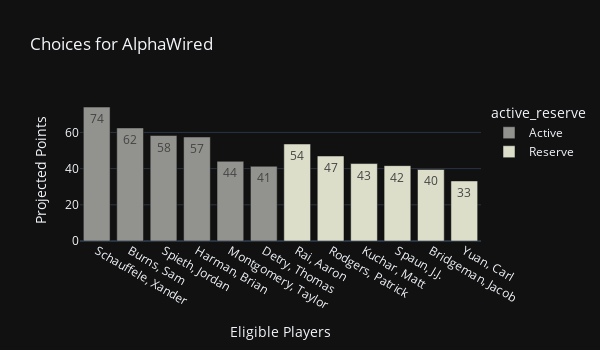
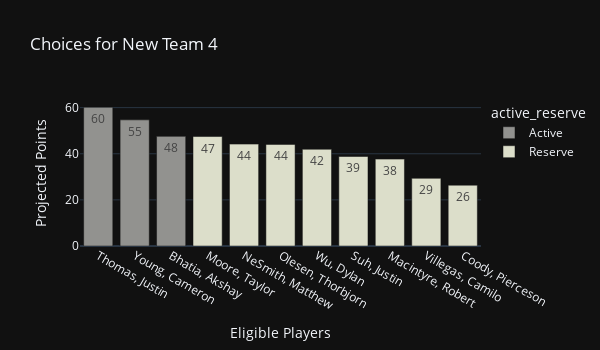
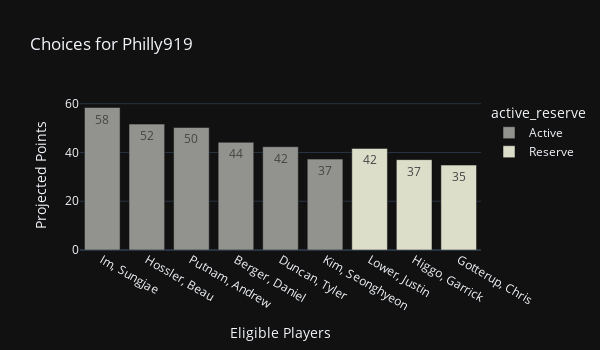

These figures' notebook cell, in order:
### Code cell
# PLAYER OPTIONS FOR EACH TEAM THIS WEEK

for team in week.team.unique():
    fig = px.bar(week[week.team == team].sort_values(by='proj_pts',ascending=False), 
                 x = 'player', 
                 y = 'proj_pts', 
                 height=350,
                 width=600,
                 title = f"Choices for {team}", 
                 color='active_reserve', 
                 text_auto='.2s',
                 template = 'plotly_dark',
                 color_discrete_map=active_color,
                 labels = {'proj_pts':'Projected Points','player':"Eligible Players"})
    fig.show()

### Figure 1 — Plotly figure (JSON) as saved in the notebook; plotly's stock layout.template omitted (floating-point values rounded to 4 significant figures)
{"data": [{"alignmentgroup": "True", "hovertemplate": "active_reserve=Active<br>Eligible Players=%{x}<br>Projected Points=%{y}<extra></extra>", "legendgroup": "Active", "marker": {"color": "rgb(146,146,143)", "pattern": {"shape": ""}}, "name": "Active", "offsetgroup": "Active", "orientation": "v", "showlegend": true, "textposition": "auto", "texttemplate": "%{y:.2s}", "type": "bar", "x": ["Schauffele, Xander", "Burns, Sam", "Spieth, Jordan", "Harman, Brian", "Montgomery, Taylor", "Detry, Thomas"], "xaxis": "x", "y": [74.03, 62.49, 58.29, 57.47, 44.04, 41.29], "yaxis": "y"}, {"alignmentgroup": "True", "hovertemplate": "active_reserve=Reserve<br>Eligible Players=%{x}<br>Projected Points=%{y}<extra></extra>", "legendgroup": "Reserve", "marker": {"color": "rgb(220,222,202)", "pattern": {"shape": ""}}, "name": "Reserve", "offsetgroup": "Reserve", "orientation": "v", "showlegend": true, "textposition": "auto", "texttemplate": "%{y:.2s}", "type": "bar", "x": ["Rai, Aaron", "Rodgers, Patrick", "Kuchar, Matt", "Spaun, J.J.", "Bridgeman, Jacob", "Yuan, Carl"], "xaxis": "x", "y": [53.62, 46.98, 42.8, 41.65, 39.54, 33.2], "yaxis": "y"}], "layout": {"barmode": "relative", "height": 350, "legend": {"title": {"text": "active_reserve"}, "tracegroupgap": 0}, "title": {"text": "Choices for AlphaWired"}, "width": 600, "xaxis": {"anchor": "y", "domain": [0, 1], "title": {"text": "Eligible Players"}}, "yaxis": {"anchor": "x", "domain": [0, 1], "title": {"text": "Projected Points"}}}}

### Figure 2 — Plotly figure (JSON) as saved in the notebook; plotly's stock layout.template omitted (floating-point values rounded to 4 significant figures)
{"data": [{"alignmentgroup": "True", "hovertemplate": "active_reserve=Active<br>Eligible Players=%{x}<br>Projected Points=%{y}<extra></extra>", "legendgroup": "Active", "marker": {"color": "rgb(146,146,143)", "pattern": {"shape": ""}}, "name": "Active", "offsetgroup": "Active", "orientation": "v", "showlegend": true, "textposition": "auto", "texttemplate": "%{y:.2s}", "type": "bar", "x": ["Thomas, Justin", "Young, Cameron", "Bhatia, Akshay"], "xaxis": "x", "y": [60.14, 54.69, 47.54], "yaxis": "y"}, {"alignmentgroup": "True", "hovertemplate": "active_reserve=Reserve<br>Eligible Players=%{x}<br>Projected Points=%{y}<extra></extra>", "legendgroup": "Reserve", "marker": {"color": "rgb(220,222,202)", "pattern": {"shape": ""}}, "name": "Reserve", "offsetgroup": "Reserve", "orientation": "v", "showlegend": true, "textposition": "auto", "texttemplate": "%{y:.2s}", "type": "bar", "x": ["Moore, Taylor", "NeSmith, Matthew", "Olesen, Thorbjorn", "Wu, Dylan", "Suh, Justin", "Macintyre, Robert", "Villegas, Camilo", "Coody, Pierceson"], "xaxis": "x", "y": [47.47, 44.18, 44.05, 41.95, 38.81, 37.67, 29.34, 26.37], "yaxis": "y"}], "layout": {"barmode": "relative", "height": 350, "legend": {"title": {"text": "active_reserve"}, "tracegroupgap": 0}, "title": {"text": "Choices for New Team 4"}, "width": 600, "xaxis": {"anchor": "y", "domain": [0, 1], "title": {"text": "Eligible Players"}}, "yaxis": {"anchor": "x", "domain": [0, 1], "title": {"text": "Projected Points"}}}}

### Figure 3 — Plotly figure (JSON) as saved in the notebook; plotly's stock layout.template omitted (floating-point values rounded to 4 significant figures)
{"data": [{"alignmentgroup": "True", "hovertemplate": "active_reserve=Active<br>Eligible Players=%{x}<br>Projected Points=%{y}<extra></extra>", "legendgroup": "Active", "marker": {"color": "rgb(146,146,143)", "pattern": {"shape": ""}}, "name": "Active", "offsetgroup": "Active", "orientation": "v", "showlegend": true, "textposition": "auto", "texttemplate": "%{y:.2s}", "type": "bar", "x": ["Im, Sungjae", "Hossler, Beau", "Putnam, Andrew", "Berger, Daniel", "Duncan, Tyler", "Kim, Seonghyeon"], "xaxis": "x", "y": [58.44, 51.64, 50.25, 44.19, 42.37, 37.27], "yaxis": "y"}, {"alignmentgroup": "True", "hovertemplate": "active_reserve=Reserve<br>Eligible Players=%{x}<br>Projected Points=%{y}<extra></extra>", "legendgroup": "Reserve", "marker": {"color": "rgb(220,222,202)", "pattern": {"shape": ""}}, "name": "Reserve", "offsetgroup": "Reserve", "orientation": "v", "showlegend": true, "textposition": "auto", "texttemplate": "%{y:.2s}", "type": "bar", "x": ["Lower, Justin", "Higgo, Garrick", "Gotterup, Chris"], "xaxis": "x", "y": [41.67, 37.06, 34.83], "yaxis": "y"}], "layout": {"barmode": "relative", "height": 350, "legend": {"title": {"text": "active_reserve"}, "tracegroupgap": 0}, "title": {"text": "Choices for Philly919"}, "width": 600, "xaxis": {"anchor": "y", "domain": [0, 1], "title": {"text": "Eligible Players"}}, "yaxis": {"anchor": "x", "domain": [0, 1], "title": {"text": "Projected Points"}}}}
